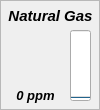
  <widget class="QFrame" name="frame_12">
   <property name="geometry">
    <rect>
     <x>230</x>
     <y>250</y>
     <width>100</width>
     <height>110</height>
    </rect>
   </property>
   <property name="minimumSize">
    <size>
     <width>100</width>
     <height>110</height>
    </size>
   </property>
   <property name="maximumSize">
    <size>
     <width>100</width>
     <height>110</height>
    </size>
   </property>
   <property name="toolTip">
    <string>&lt;html&gt;
&lt;head/&gt;
&lt;body&gt;
&lt;p&gt;
&lt;span style=&quot; font-weight:600; font-style:italic;&quot;&gt;(MQ-5) Natural Gas&lt;/span&gt;
&lt;/p&gt;

&lt;p&gt;
&lt;span style=&quot; font-size:12pt;&quot;&gt;- Methane&lt;/span&gt;&lt;br/&gt;
&lt;span style=&quot; font-size:12pt;&quot;&gt;- Natural Gas&lt;/span&gt;&lt;br/&gt;
&lt;span style=&quot; font-size:12pt;&quot;&gt;- Petroleum Gas&lt;/span&gt;
&lt;/p&gt;
&lt;/body&gt;
&lt;/html&gt;</string>
   </property>
   <property name="toolTipDuration">
    <number>4000</number>
   </property>
   <property name="frameShape">
    <enum>QFrame::StyledPanel</enum>
   </property>
   <property name="frameShadow">
    <enum>QFrame::Plain</enum>
   </property>
   <widget class="QLabel" name="label_13">
    <property name="geometry">
     <rect>
      <x>0</x>
      <y>0</y>
      <width>101</width>
      <height>31</height>
     </rect>
    </property>
    <property name="font">
     <font>
      <pointsize>11</pointsize>
      <weight>75</weight>
      <italic>true</italic>
      <bold>true</bold>
      <underline>false</underline>
     </font>
    </property>
    <property name="text">
     <string>Natural Gas</string>
    </property>
    <property name="alignment">
     <set>Qt::AlignCenter</set>
    </property>
   </widget>
   <widget class="QLabel" name="label_ch11">
    <property name="geometry">
     <rect>
      <x>0</x>
      <y>80</y>
      <width>71</width>
      <height>31</height>
     </rect>
    </property>
    <property name="font">
     <font>
      <pointsize>10</pointsize>
      <weight>75</weight>
      <italic>true</italic>
      <bold>true</bold>
     </font>
    </property>
    <property name="text">
     <string>0 ppm</string>
    </property>
    <property name="alignment">
     <set>Qt::AlignCenter</set>
    </property>
   </widget>
   <widget class="QProgressBar" name="progressBar_ch11">
    <property name="geometry">
     <rect>
      <x>70</x>
      <y>30</y>
      <width>21</width>
      <height>71</height>
     </rect>
    </property>
    <property name="sizePolicy">
     <sizepolicy hsizetype="Fixed" vsizetype="Expanding">
      <horstretch>0</horstretch>
      <verstretch>0</verstretch>
     </sizepolicy>
    </property>
    <property name="maximum">
     <number>5000</number>
    </property>
    <property name="value">
     <number>0</number>
    </property>
    <property name="alignment">
     <set>Qt::AlignCenter</set>
    </property>
    <property name="textVisible">
     <bool>false</bool>
    </property>
    <property name="orientation">
     <enum>Qt::Vertical</enum>
    </property>
    <property name="invertedAppearance">
     <bool>false</bool>
    </property>
    <property name="textDirection">
     <enum>QProgressBar::TopToBottom</enum>
    </property>
   </widget>
   <widget class="QLabel" name="icon_ch11">
    <property name="geometry">
     <rect>
      <x>10</x>
      <y>30</y>
      <width>51</width>
      <height>51</height>
     </rect>
    </property>
    <property name="text">
     <string/>
    </property>
    <property name="pixmap">
     <pixmap resource="../resources.qrc">:/resources/img/resources/img/natural_gas.png</pixmap>
    </property>
    <property name="scaledContents">
     <bool>true</bool>
    </property>
   </widget>
  </widget>
